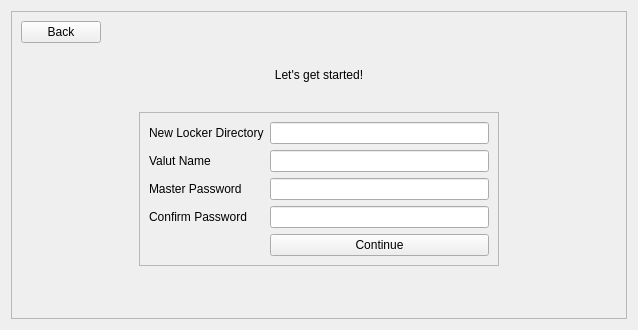
<?xml version="1.0" encoding="UTF-8"?>
<ui version="4.0">
 <class>NewUserPage</class>
 <widget class="QWidget" name="NewUserPage">
  <property name="geometry">
   <rect>
    <x>0</x>
    <y>0</y>
    <width>638</width>
    <height>330</height>
   </rect>
  </property>
  <property name="windowTitle">
   <string>Form</string>
  </property>
  <layout class="QVBoxLayout" name="verticalLayout">
   <item>
    <widget class="QFrame" name="frame_2">
     <property name="frameShape">
      <enum>QFrame::StyledPanel</enum>
     </property>
     <property name="frameShadow">
      <enum>QFrame::Raised</enum>
     </property>
     <layout class="QVBoxLayout" name="verticalLayout_4">
      <item>
       <layout class="QHBoxLayout" name="horizontalLayout_2">
        <item>
         <widget class="QPushButton" name="backToWelcomePageBtn">
          <property name="whatsThis">
           <string>&lt;html&gt;&lt;head/&gt;&lt;body&gt;&lt;p&gt;Click this to&lt;span style=&quot; font-weight:700;&quot;&gt; Go Back &lt;/span&gt;to&lt;span style=&quot; font-weight:700;&quot;&gt; Setup Page&lt;/span&gt;.&lt;/p&gt;&lt;/body&gt;&lt;/html&gt;</string>
          </property>
          <property name="text">
           <string>Back</string>
          </property>
         </widget>
        </item>
        <item>
         <spacer name="horizontalSpacer_3">
          <property name="orientation">
           <enum>Qt::Horizontal</enum>
          </property>
          <property name="sizeHint" stdset="0">
           <size>
            <width>40</width>
            <height>20</height>
           </size>
          </property>
         </spacer>
        </item>
       </layout>
      </item>
      <item>
       <spacer name="verticalSpacer_2">
        <property name="orientation">
         <enum>Qt::Vertical</enum>
        </property>
        <property name="sizeHint" stdset="0">
         <size>
          <width>20</width>
          <height>40</height>
         </size>
        </property>
       </spacer>
      </item>
      <item>
       <widget class="QLabel" name="welcomeLabel_2">
        <property name="text">
         <string>Let's get started!</string>
        </property>
        <property name="alignment">
         <set>Qt::AlignCenter</set>
        </property>
       </widget>
      </item>
      <item>
       <layout class="QHBoxLayout" name="horizontalLayout">
        <property name="leftMargin">
         <number>0</number>
        </property>
        <property name="topMargin">
         <number>24</number>
        </property>
        <property name="rightMargin">
         <number>0</number>
        </property>
        <property name="bottomMargin">
         <number>24</number>
        </property>
        <item>
         <spacer name="horizontalSpacer">
          <property name="orientation">
           <enum>Qt::Horizontal</enum>
          </property>
          <property name="sizeHint" stdset="0">
           <size>
            <width>40</width>
            <height>20</height>
           </size>
          </property>
         </spacer>
        </item>
        <item>
         <widget class="QFrame" name="frame_3">
          <property name="minimumSize">
           <size>
            <width>360</width>
            <height>0</height>
           </size>
          </property>
          <property name="frameShape">
           <enum>QFrame::StyledPanel</enum>
          </property>
          <property name="frameShadow">
           <enum>QFrame::Raised</enum>
          </property>
          <layout class="QGridLayout" name="gridLayout">
           <item row="3" column="1">
            <widget class="PasswordLineEdit" name="confirmMasterPasswordLineEdit">
             <property name="echoMode">
              <enum>QLineEdit::Password</enum>
             </property>
            </widget>
           </item>
           <item row="5" column="1">
            <widget class="QPushButton" name="continuePushButton">
             <property name="whatsThis">
              <string>&lt;html&gt;&lt;head/&gt;&lt;body&gt;&lt;p&gt;Click this button to continue the creation of &lt;span style=&quot; font-weight:700;&quot;&gt;Locker&lt;/span&gt; with provided information.&lt;/p&gt;&lt;p&gt;This will initialize a new Locker in the selected Locker Directory.&lt;br/&gt;&lt;br/&gt;The Locker will contain also the Vault with the name you just provided.&lt;/p&gt;&lt;/body&gt;&lt;/html&gt;</string>
             </property>
             <property name="text">
              <string>Continue</string>
             </property>
            </widget>
           </item>
           <item row="2" column="1">
            <widget class="PasswordLineEdit" name="masterPasswordLineEdit">
             <property name="echoMode">
              <enum>QLineEdit::Password</enum>
             </property>
            </widget>
           </item>
           <item row="0" column="1">
            <widget class="QLineEdit" name="newDataDirectoryLineEdit"/>
           </item>
           <item row="3" column="0">
            <widget class="QLabel" name="label_2">
             <property name="whatsThis">
              <string>&lt;html&gt;&lt;head/&gt;&lt;body&gt;&lt;p&gt;Input the &lt;span style=&quot; font-weight:700;&quot;&gt;Master Password&lt;/span&gt; again.&lt;/p&gt;&lt;/body&gt;&lt;/html&gt;</string>
             </property>
             <property name="text">
              <string>Confirm Password</string>
             </property>
            </widget>
           </item>
           <item row="0" column="0">
            <widget class="QLabel" name="label_3">
             <property name="whatsThis">
              <string>&lt;html&gt;&lt;head/&gt;&lt;body&gt;&lt;p&gt;This is where the content of new &lt;span style=&quot; font-weight:700;&quot;&gt;Locker&lt;/span&gt; will be stored.&lt;/p&gt;&lt;p&gt;Select a &lt;span style=&quot; font-weight:700;&quot;&gt;empty directory&lt;/span&gt;.&lt;/p&gt;&lt;/body&gt;&lt;/html&gt;</string>
             </property>
             <property name="text">
              <string>New Locker Directory</string>
             </property>
            </widget>
           </item>
           <item row="2" column="0">
            <widget class="QLabel" name="label">
             <property name="whatsThis">
              <string>&lt;html&gt;&lt;head/&gt;&lt;body&gt;&lt;p&gt;This is the &lt;span style=&quot; font-weight:700;&quot;&gt;Master Password &lt;/span&gt;to access encrypted content stored in the &lt;span style=&quot; font-weight:700;&quot;&gt;Locker&lt;/span&gt;.&lt;/p&gt;&lt;/body&gt;&lt;/html&gt;</string>
             </property>
             <property name="text">
              <string>Master Password</string>
             </property>
            </widget>
           </item>
           <item row="1" column="0">
            <widget class="QLabel" name="label_4">
             <property name="whatsThis">
              <string>&lt;html&gt;&lt;head/&gt;&lt;body&gt;&lt;p&gt;Name of initial &lt;span style=&quot; font-weight:700;&quot;&gt;Vault&lt;/span&gt; for that will be created inside the &lt;span style=&quot; font-weight:700;&quot;&gt;Locker&lt;/span&gt;.&lt;/p&gt;&lt;/body&gt;&lt;/html&gt;</string>
             </property>
             <property name="text">
              <string>Valut Name</string>
             </property>
            </widget>
           </item>
           <item row="1" column="1">
            <widget class="QLineEdit" name="newVaultNameLineEdit"/>
           </item>
          </layout>
         </widget>
        </item>
        <item>
         <spacer name="horizontalSpacer_2">
          <property name="orientation">
           <enum>Qt::Horizontal</enum>
          </property>
          <property name="sizeHint" stdset="0">
           <size>
            <width>40</width>
            <height>20</height>
           </size>
          </property>
         </spacer>
        </item>
       </layout>
      </item>
      <item>
       <spacer name="verticalSpacer">
        <property name="orientation">
         <enum>Qt::Vertical</enum>
        </property>
        <property name="sizeHint" stdset="0">
         <size>
          <width>20</width>
          <height>40</height>
         </size>
        </property>
       </spacer>
      </item>
     </layout>
    </widget>
   </item>
  </layout>
 </widget>
 <customwidgets>
  <customwidget>
   <class>PasswordLineEdit</class>
   <extends>QLineEdit</extends>
   <header>passwordlineedit.h</header>
  </customwidget>
 </customwidgets>
 <tabstops>
  <tabstop>newDataDirectoryLineEdit</tabstop>
  <tabstop>newVaultNameLineEdit</tabstop>
  <tabstop>masterPasswordLineEdit</tabstop>
  <tabstop>confirmMasterPasswordLineEdit</tabstop>
  <tabstop>continuePushButton</tabstop>
  <tabstop>backToWelcomePageBtn</tabstop>
 </tabstops>
 <resources/>
 <connections/>
</ui>
